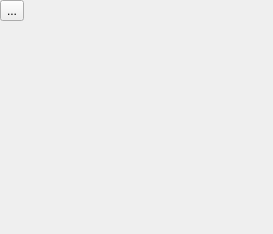
<?xml version="1.0" encoding="UTF-8"?>
<ui version="4.0">
 <class>SimpleSpellCheckingWidget</class>
 <widget class="QWidget" name="SimpleSpellCheckingWidget">
  <property name="geometry">
   <rect>
    <x>0</x>
    <y>0</y>
    <width>273</width>
    <height>234</height>
   </rect>
  </property>
  <property name="sizePolicy">
   <sizepolicy hsizetype="Preferred" vsizetype="Fixed">
    <horstretch>0</horstretch>
    <verstretch>0</verstretch>
   </sizepolicy>
  </property>
  <layout class="QGridLayout" name="gridLayout">
   <property name="margin">
    <number>0</number>
   </property>
   <item row="0" column="0">
    <widget class="QToolButton" name="toolAutoSpellCheck">
     <property name="text">
      <string>...</string>
     </property>
    </widget>
   </item>
   <item row="1" column="0">
    <widget class="QWidget" name="SpecialSpacer" native="true">
     <property name="sizePolicy">
      <sizepolicy hsizetype="Preferred" vsizetype="Expanding">
       <horstretch>0</horstretch>
       <verstretch>0</verstretch>
      </sizepolicy>
     </property>
    </widget>
   </item>
   <item row="0" column="1">
    <spacer name="horizontalSpacer">
     <property name="orientation">
      <enum>Qt::Horizontal</enum>
     </property>
     <property name="sizeHint" stdset="0">
      <size>
       <width>40</width>
       <height>0</height>
      </size>
     </property>
    </spacer>
   </item>
  </layout>
 </widget>
 <resources/>
 <connections/>
</ui>
